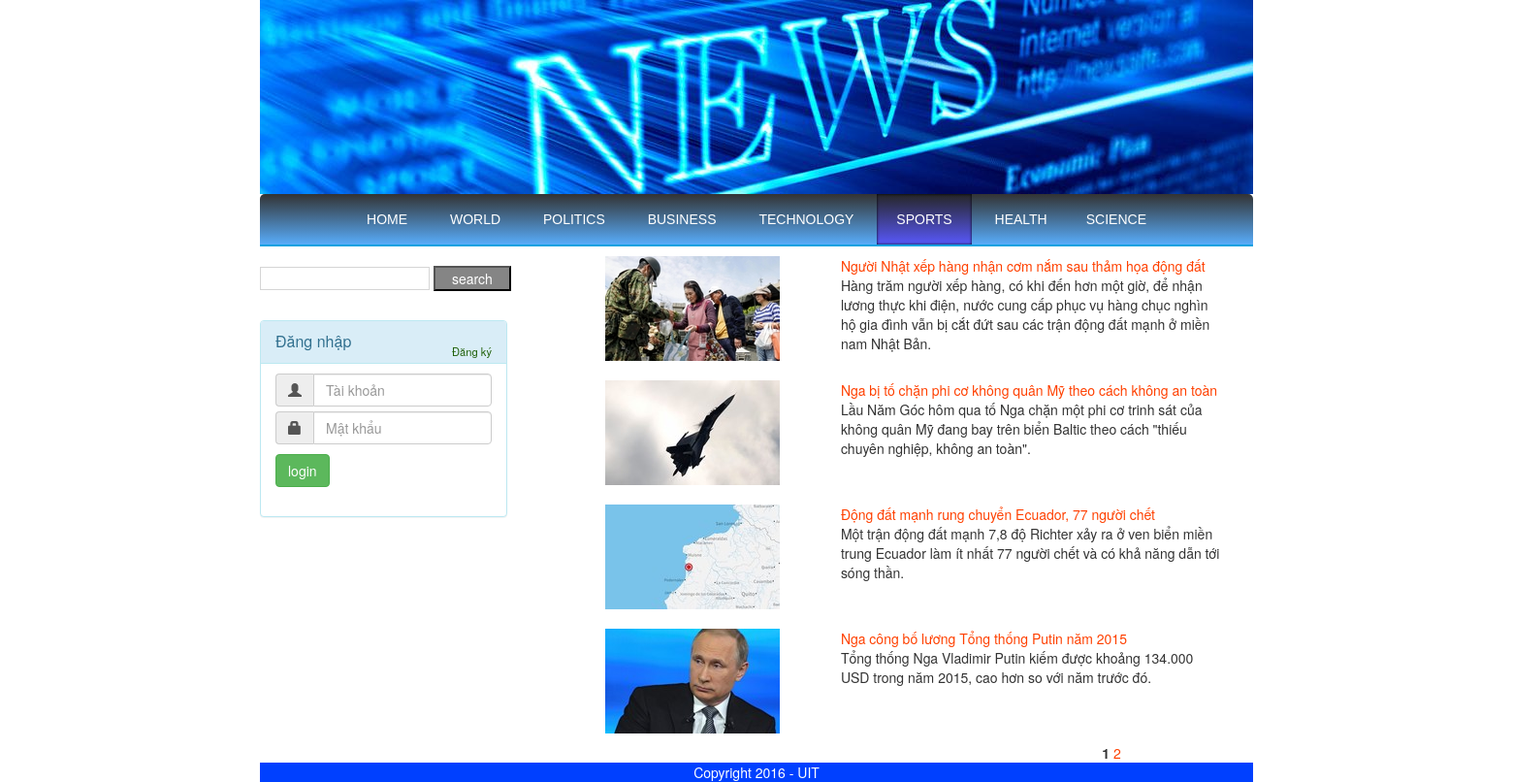
The page /index.php?c=controlnews&m=loadworld on the database its author committed.
### tables this page shows
CREATE TABLE IF NOT EXISTS `news` (
  `idnews` int(11) NOT NULL AUTO_INCREMENT,
  `title` varchar(200) DEFAULT NULL,
  `content` text,
  `image` varchar(100) NOT NULL,
  `categorynews` varchar(5) DEFAULT NULL,
  `id` int(11) DEFAULT NULL,
  `datepost` date DEFAULT NULL,
  `summary` text,
  PRIMARY KEY (`idnews`),
  KEY `categorynews` (`categorynews`),
  KEY `id` (`id`)
);

### includes/common.php (called while the page is built, shortened)
<?php
function render($file, $data) {
		extract($data);
		include ROOT . DS . 'application/views' . DS . $file;
	}

### application/controllers/controlnews.php (called while the page is built, shortened)
<?php
include_once("includes/pagination.php");
class Controlnews
{
	public function __construct()
	{
		$this->model = new Modelnews();
	}
	public function loadworld()
		{
			$limit = 4;
			$total = $this->model->countWorld();
			$start = Pagination::rowStart($limit);
			$pages = Pagination::tongtrang($limit,$total);
			$base_url="index.php?c=controlnews&m=loadworld";
			$data['listpage']=Pagination::pagesList($pages,$base_url);
			$data['records']=$this->model->Mloadworld($start,$limit);
			render("frontend/world.php",$data);
		}
}

### includes/connectdb.php (called while the page is built, shortened)
<?php
class Connectdb
{
		function db_get_all($sql)
		{
			$result = mysql_query($sql);
			$data = array();
			if ($result)
			{
				while ($row = mysql_fetch_assoc($result))
				{
					$data[] = $row;
				}
			}
		return $data;
		}
}

### application/models/modelnews.php (called while the page is built, shortened)
<?php
class Modelnews
{
	public function __construct()
	{
		$this->db= new Connectdb();
		$this->db->connect();
	}
		public function Mloadworld($start,$limit)
		{$sql="select idnews,title,image,summary
			from news,category where news.categorynews = category.categorynews and news.categorynews='W'limit $start,$limit";
			return $this->db->db_get_all($sql);
		}
}

### application/views/frontend/world.php (the view)
                    <div class="col-md-8">
<?php
if(isset($records) && count($records))
{
foreach($records as $reco)
{?>
	<div class="row margin">
	<div class="col-md-4">
					<img src="<?php echo $reco['image']; ?>">
	</div>
	<div class="col-md-8">
			<div class="col-md-12">
			<a href="index.php?c=controlnews&m=worlddetail&idnews=<?php echo $reco['idnews'];?>"><?php echo $reco['title']; ?></a>
			</div>
			<div class="col-md-12">
					<?php echo $reco['summary']; ?>
			</div>
	</div>
	</div>
	<?php
}
}
?>
					</div>
					<div class="col-md-12 col-md-offset-10 ">
					<?php
						echo $listpage;
						?>
					</div>
						</div>
                <div id="footer" class="row">
                    <div class="col-md-12">
                        Copyright 2016 - UIT
                    </div>
                </div>
            </div>
        </body>
    </html>
</body>
</html>

### public/boostrap332/css/mystyle.css (style rules this page uses)
body { width:1024px; margin-right: auto; margin-left: auto; background-color:#ffffff; background-size:contain; }
#footer { background-color: #0040FF; text-align:center; color:#ffffff; }
.col-md-12 a { color:#FF4000; }
.row.margin { margin-bottom:10px;padding-top:10px; }

### rows shown on the page
news: image (picture), title "Người Nhật xếp hàng nhận cơm nắm sau thảm họa động đất", summary "Hàng trăm người xếp hàng, có khi đến hơn một giờ, để nhận lương thực khi điện, nước cung cấp phục vụ hàng chục nghìn hộ gia đình vẫn bị cắt đứt sau các trận động đất mạnh ở miền nam Nhật Bản."
news: image (picture), title "Nga bị tố chặn phi cơ không quân Mỹ theo cách không an toàn", summary "Lầu Năm Góc hôm qua tố Nga chặn một phi cơ trinh sát của không quân Mỹ đang bay trên biển Baltic theo cách \"thiếu chuyên nghiệp, không an toàn\"."
news: image (picture), title "Động đất mạnh rung chuyển Ecuador, 77 người chết", summary "Một trận động đất mạnh 7,8 độ Richter xảy ra ở ven biển miền trung Ecuador làm ít nhất 77 người chết và có khả năng dẫn tới sóng thần."
news: image (picture), title "Nga công bố lương Tổng thống Putin năm 2015", summary "Tổng thống Nga Vladimir Putin kiếm được khoảng 134.000 USD trong năm 2015, cao hơn so với năm trước đó."
